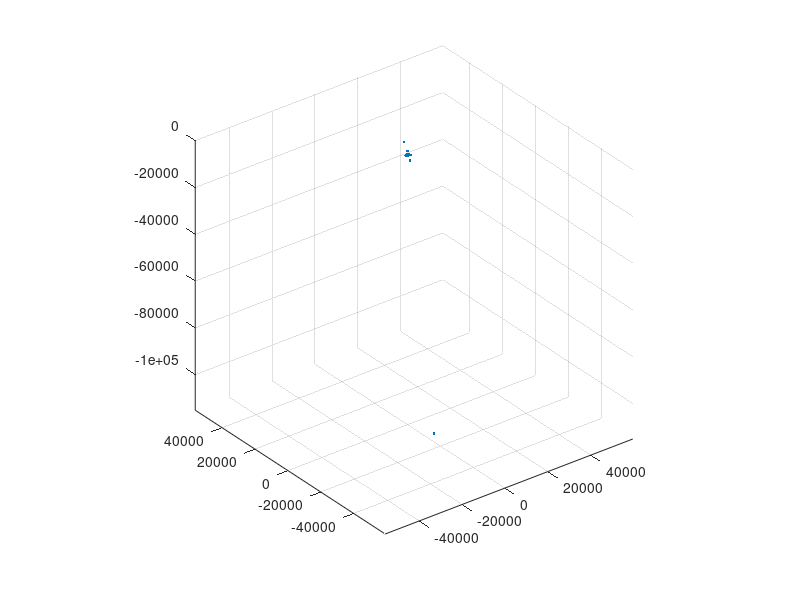
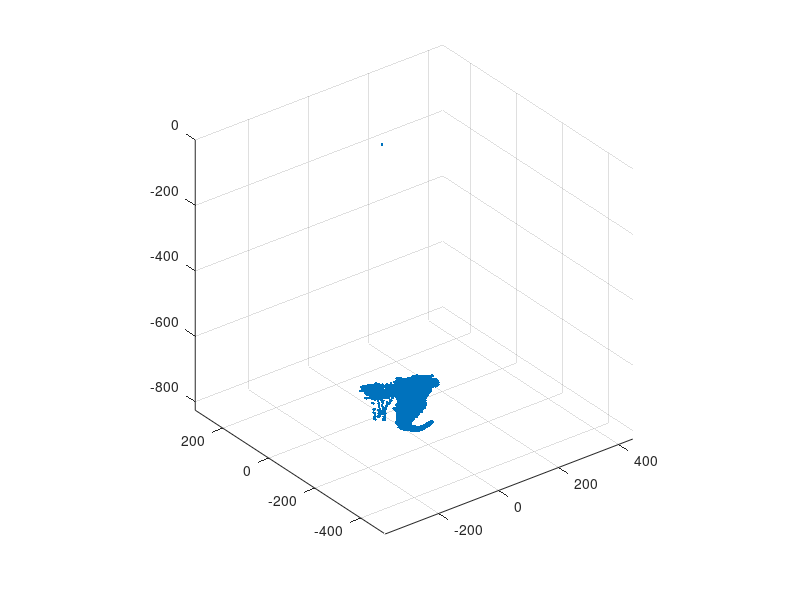

Source code (MATLAB) for these figures, in order:
load trex.dat;
%figure;scatter3(trex(:,1),trex(:,2),trex(:,3),	1,trex(:,3),'.');axis equal;
trex_com = dct(trex);
%figure;scatter3(trex_com(:,1),trex_com(:,2),trex_com(:,3),	1,trex_com(:,3),'.');axis equal;

after_mask = [];
i = 1;
%choose a mask array to compress the origin point cloud
while i<24000
    after_mask(i,:) = trex_com(i,:);
    i = i + 1;
end

compression_ratio = size(after_mask,1)/size(trex,1);%compression ratio

%fill in zeros to make arrays have same length to compute MSE
revert = idct(after_mask);
for j = 24000:38776
    revert(j,:) = [0,0,0];
end

MSE = immse(revert,trex);%MSE
figure;scatter3(after_mask(:,1),after_mask(:,2),after_mask(:,3),'.');axis equal;
figure;scatter3(revert(:,1),revert(:,2),revert(:,3),'.');axis equal;
            